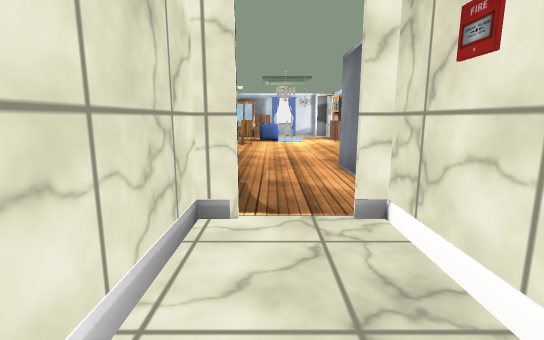
view 1 (above)

13 first-person views from a walk through a 3-D level made in the Unity game engine. The camera is 1.2 m above the floor, tilts 10° down and sees 85° across. The floor is counted in squares, 1 m on a side. Each view is taken from the middle of a square. On the plan, view 1 faces up. The plan holds only what a view shows up to about 13 squares ahead; the rest is blank. The place goes on beyond the plan. The player character is not drawn. Some animated figures are not drawn. Door leaves are left out, so doorways stand open. Some surface patterns are stand-ins.

view 2
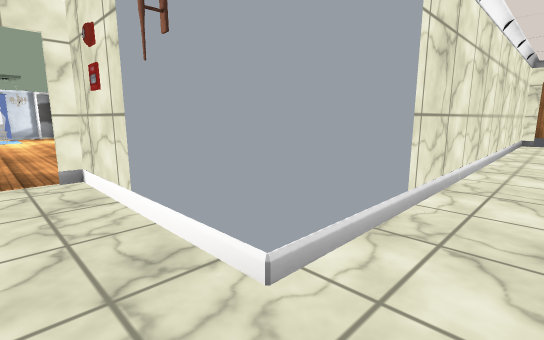

view 3
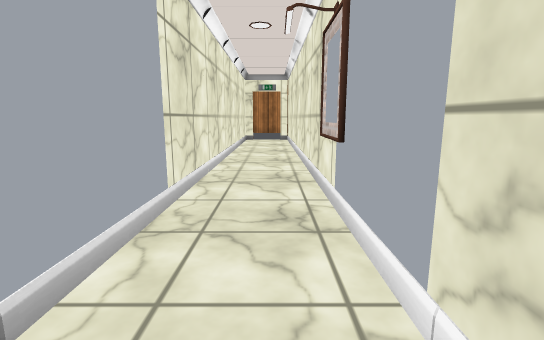

view 4
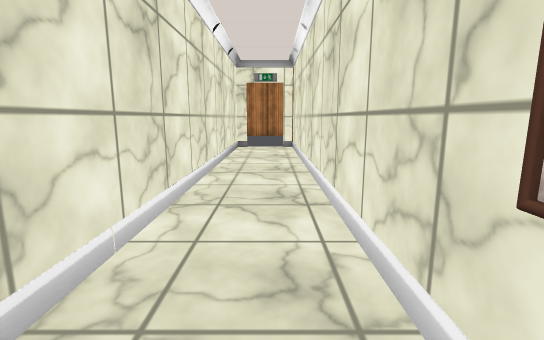

view 5
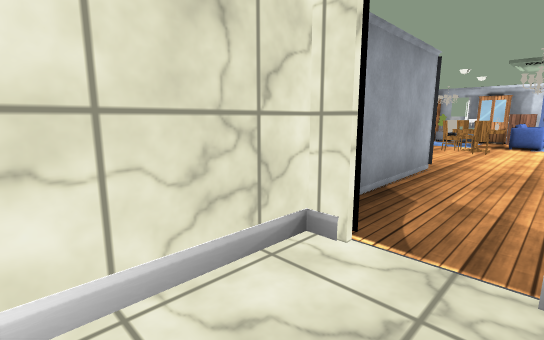

view 6
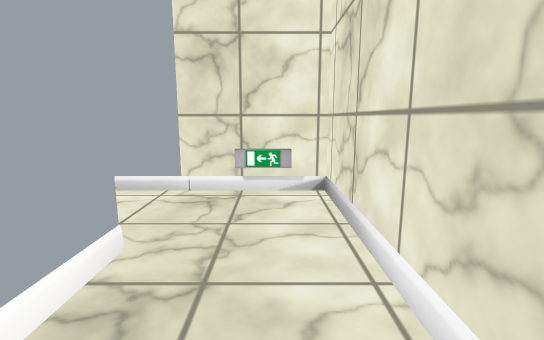

view 7
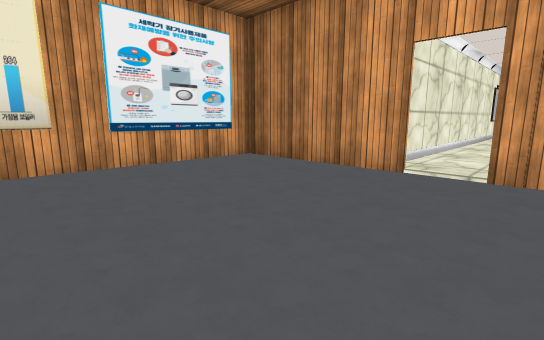

view 8
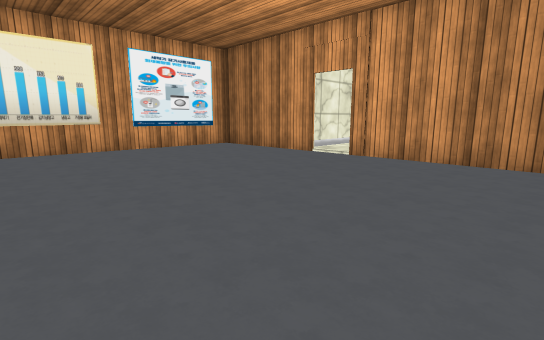

view 9
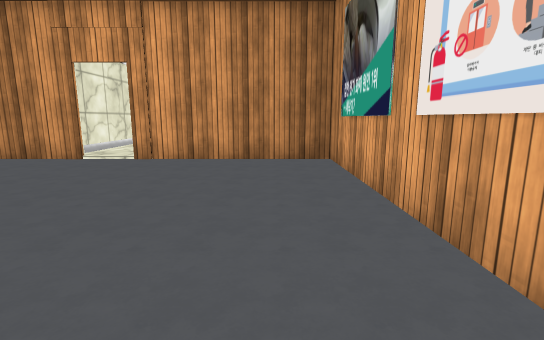

view 10
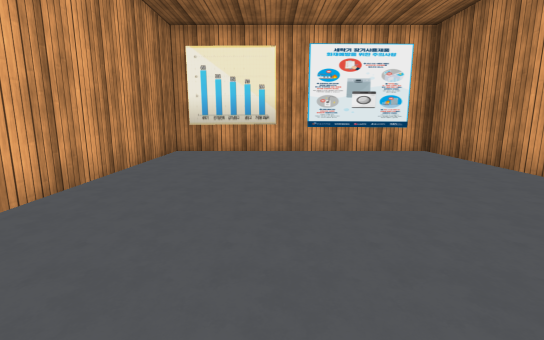

view 11
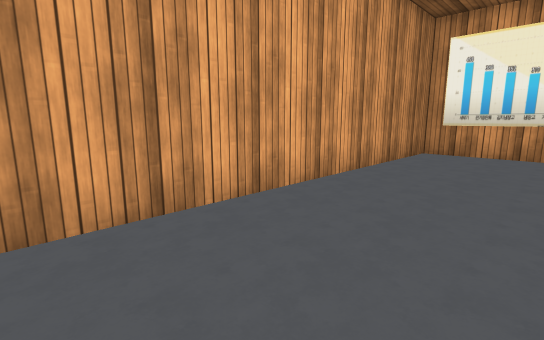

view 12
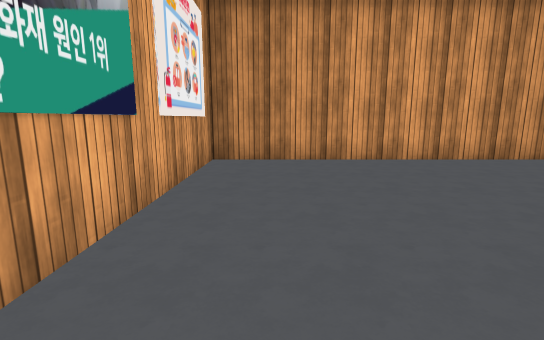

view 13
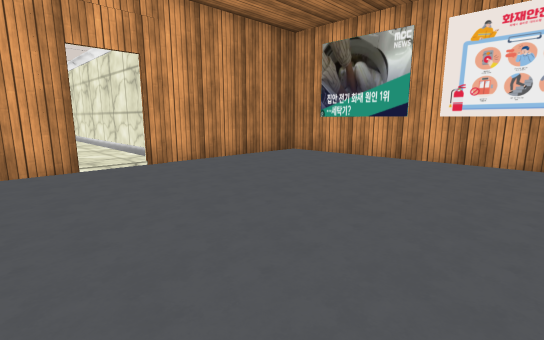

### Floor plan
Points are (right, up) in squares from view 1. A wall is a line through its corners. A room is listed if a view was taken in it or the views show most of it. See-through windows are left out.
Room 1 (views 1, 2, 3, 4, 5, 6)
walls: (0.6, -3.9) (16.4, -3.9); (-0.9, 3.5) (-0.9, -3.9); (16.4, -2) (16.4, -1.6) (1.4, -1.6) (1.4, 3.4)
ways out: open door at (16.5, -2.5) to room 2; open door at (0.5, 3.5)
Room 2 (views 7, 8, 9, 10, 11, 12, 13)
walls: (16.5, -3.4) (16.5, -8.5) (25.4, -8.5) (25.4, 3.7) (16.5, 3.7) (16.5, -2)
ways out: open door at (16.5, -2.5) to room 1

Where each view was taken, in squares from view 1:
view 1: 0 up, 0 right, facing up
view 2: 3 down, 0 right, facing up-right
view 3: 3 down, 0 right, facing right
view 4: 3 down, 4 right, facing right
view 5: 1 up, 1 right, facing up-left
view 6: 1 up, 0 right, facing down
view 7: 1 down, 23 right, facing down-left
view 8: 3 up, 25 right, facing down-left
view 9: 2 up, 25 right, facing left
view 10: 2 up, 22 right, facing down
view 11: 2 up, 22 right, facing down-right
view 12: 2 up, 17 right, facing right
view 13: 5 down, 24 right, facing up-left
